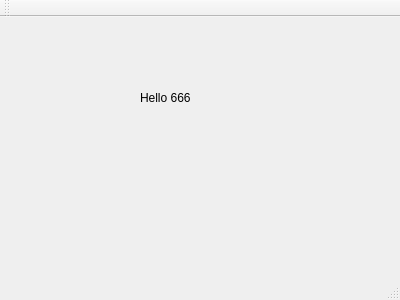
<?xml version="1.0" encoding="UTF-8"?>
<ui version="4.0">
 <class>MainWindow</class>
 <widget class="QMainWindow" name="MainWindow">
  <property name="geometry">
   <rect>
    <x>0</x>
    <y>0</y>
    <width>400</width>
    <height>300</height>
   </rect>
  </property>
  <property name="windowTitle">
   <string>MainWindow</string>
  </property>
  <widget class="QWidget" name="centralWidget">
   <widget class="QLabel" name="label">
    <property name="geometry">
     <rect>
      <x>140</x>
      <y>70</y>
      <width>121</width>
      <height>21</height>
     </rect>
    </property>
    <property name="text">
     <string>Hello 666</string>
    </property>
   </widget>
  </widget>
  <widget class="QMenuBar" name="menuBar">
   <property name="geometry">
    <rect>
     <x>0</x>
     <y>0</y>
     <width>400</width>
     <height>23</height>
    </rect>
   </property>
  </widget>
  <widget class="QToolBar" name="mainToolBar">
   <attribute name="toolBarArea">
    <enum>TopToolBarArea</enum>
   </attribute>
   <attribute name="toolBarBreak">
    <bool>false</bool>
   </attribute>
  </widget>
  <widget class="QStatusBar" name="statusBar"/>
 </widget>
 <layoutdefault spacing="6" margin="11"/>
 <resources/>
 <connections/>
</ui>
